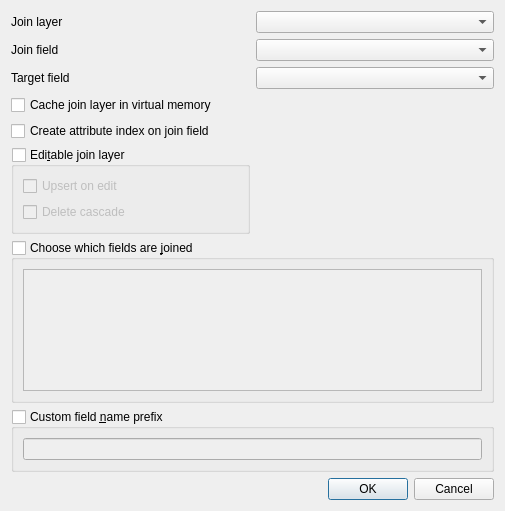
<?xml version="1.0" encoding="UTF-8"?>
<ui version="4.0">
 <class>QgsJoinDialogBase</class>
 <widget class="QDialog" name="QgsJoinDialogBase">
  <property name="geometry">
   <rect>
    <x>0</x>
    <y>0</y>
    <width>505</width>
    <height>511</height>
   </rect>
  </property>
  <property name="windowTitle">
   <string>Add vector join</string>
  </property>
  <layout class="QGridLayout" name="gridLayout">
   <item row="0" column="0">
    <widget class="QLabel" name="mJoinLayerLabel">
     <property name="text">
      <string>Join layer</string>
     </property>
    </widget>
   </item>
   <item row="0" column="1">
    <widget class="QgsMapLayerComboBox" name="mJoinLayerComboBox"/>
   </item>
   <item row="1" column="0">
    <widget class="QLabel" name="mJoinFieldLabel">
     <property name="text">
      <string>Join field</string>
     </property>
    </widget>
   </item>
   <item row="1" column="1">
    <widget class="QgsFieldComboBox" name="mJoinFieldComboBox"/>
   </item>
   <item row="2" column="0">
    <widget class="QLabel" name="mTargetFieldLabel">
     <property name="text">
      <string>Target field</string>
     </property>
    </widget>
   </item>
   <item row="2" column="1">
    <widget class="QgsFieldComboBox" name="mTargetFieldComboBox"/>
   </item>
   <item row="6" column="0" colspan="2">
    <widget class="QgsCollapsibleGroupBox" name="mUseJoinFieldsSubset">
     <property name="title">
      <string>Choose which fields are &amp;joined</string>
     </property>
     <property name="checkable">
      <bool>true</bool>
     </property>
     <property name="checked">
      <bool>false</bool>
     </property>
     <property name="collapsed" stdset="0">
      <bool>true</bool>
     </property>
     <layout class="QGridLayout" name="gridLayout_2">
      <item row="0" column="0">
       <widget class="QListView" name="mJoinFieldsSubsetView"/>
      </item>
     </layout>
    </widget>
   </item>
   <item row="7" column="0" colspan="2">
    <widget class="QgsCollapsibleGroupBox" name="mUseCustomPrefix">
     <property name="title">
      <string>Custom field &amp;name prefix</string>
     </property>
     <property name="checkable">
      <bool>true</bool>
     </property>
     <property name="checked">
      <bool>false</bool>
     </property>
     <property name="collapsed" stdset="0">
      <bool>true</bool>
     </property>
     <layout class="QGridLayout" name="gridLayout_3">
      <item row="0" column="0">
       <widget class="QLineEdit" name="mCustomPrefix"/>
      </item>
     </layout>
    </widget>
   </item>
   <item row="8" column="0">
    <spacer name="verticalSpacer">
     <property name="orientation">
      <enum>Qt::Vertical</enum>
     </property>
     <property name="sizeType">
      <enum>QSizePolicy::Expanding</enum>
     </property>
     <property name="sizeHint" stdset="0">
      <size>
       <width>20</width>
       <height>40</height>
      </size>
     </property>
    </spacer>
   </item>
   <item row="3" column="0" colspan="2">
    <widget class="QCheckBox" name="mCacheInMemoryCheckBox">
     <property name="text">
      <string>Cache join layer in virtual memory</string>
     </property>
    </widget>
   </item>
   <item row="4" column="0" colspan="2">
    <widget class="QCheckBox" name="mCreateIndexCheckBox">
     <property name="text">
      <string>Create attribute index on join field</string>
     </property>
    </widget>
   </item>
   <item row="9" column="0" colspan="2">
    <widget class="QDialogButtonBox" name="buttonBox">
     <property name="orientation">
      <enum>Qt::Horizontal</enum>
     </property>
     <property name="standardButtons">
      <set>QDialogButtonBox::Cancel|QDialogButtonBox::Ok</set>
     </property>
    </widget>
   </item>
   <item row="5" column="0">
    <widget class="QgsCollapsibleGroupBox" name="mEditableJoinLayer">
     <property name="title">
      <string>Edi&amp;table join layer</string>
     </property>
     <property name="checkable">
      <bool>true</bool>
     </property>
     <property name="checked">
      <bool>false</bool>
     </property>
     <property name="collapsed" stdset="0">
      <bool>true</bool>
     </property>
     <layout class="QGridLayout" name="gridLayout_2">
      <item row="0" column="0">
       <widget class="QCheckBox" name="mUpsertOnEditCheckBox">
        <property name="text">
         <string>Upsert on edit</string>
        </property>
       </widget>
      </item>
      <item row="1" column="0">
       <widget class="QCheckBox" name="mDeleteCascadeCheckBox">
        <property name="text">
         <string>Delete cascade</string>
        </property>
       </widget>
      </item>
     </layout>
    </widget>
   </item>
  </layout>
 </widget>
 <customwidgets>
  <customwidget>
   <class>QgsCollapsibleGroupBox</class>
   <extends>QGroupBox</extends>
   <header>qgscollapsiblegroupbox.h</header>
   <container>1</container>
  </customwidget>
  <customwidget>
   <class>QgsFieldComboBox</class>
   <extends>QComboBox</extends>
   <header>qgsfieldcombobox.h</header>
  </customwidget>
  <customwidget>
   <class>QgsMapLayerComboBox</class>
   <extends>QComboBox</extends>
   <header>qgsmaplayercombobox.h</header>
  </customwidget>
 </customwidgets>
 <tabstops>
  <tabstop>mJoinLayerComboBox</tabstop>
  <tabstop>mJoinFieldComboBox</tabstop>
  <tabstop>mTargetFieldComboBox</tabstop>
  <tabstop>mCacheInMemoryCheckBox</tabstop>
  <tabstop>mCreateIndexCheckBox</tabstop>
  <tabstop>mUseJoinFieldsSubset</tabstop>
  <tabstop>mJoinFieldsSubsetView</tabstop>
  <tabstop>mUseCustomPrefix</tabstop>
  <tabstop>mCustomPrefix</tabstop>
 </tabstops>
 <resources/>
 <connections>
  <connection>
   <sender>buttonBox</sender>
   <signal>accepted()</signal>
   <receiver>QgsJoinDialogBase</receiver>
   <slot>accept()</slot>
   <hints>
    <hint type="sourcelabel">
     <x>252</x>
     <y>322</y>
    </hint>
    <hint type="destinationlabel">
     <x>157</x>
     <y>274</y>
    </hint>
   </hints>
  </connection>
  <connection>
   <sender>buttonBox</sender>
   <signal>rejected()</signal>
   <receiver>QgsJoinDialogBase</receiver>
   <slot>reject()</slot>
   <hints>
    <hint type="sourcelabel">
     <x>296</x>
     <y>322</y>
    </hint>
    <hint type="destinationlabel">
     <x>286</x>
     <y>274</y>
    </hint>
   </hints>
  </connection>
 </connections>
</ui>
